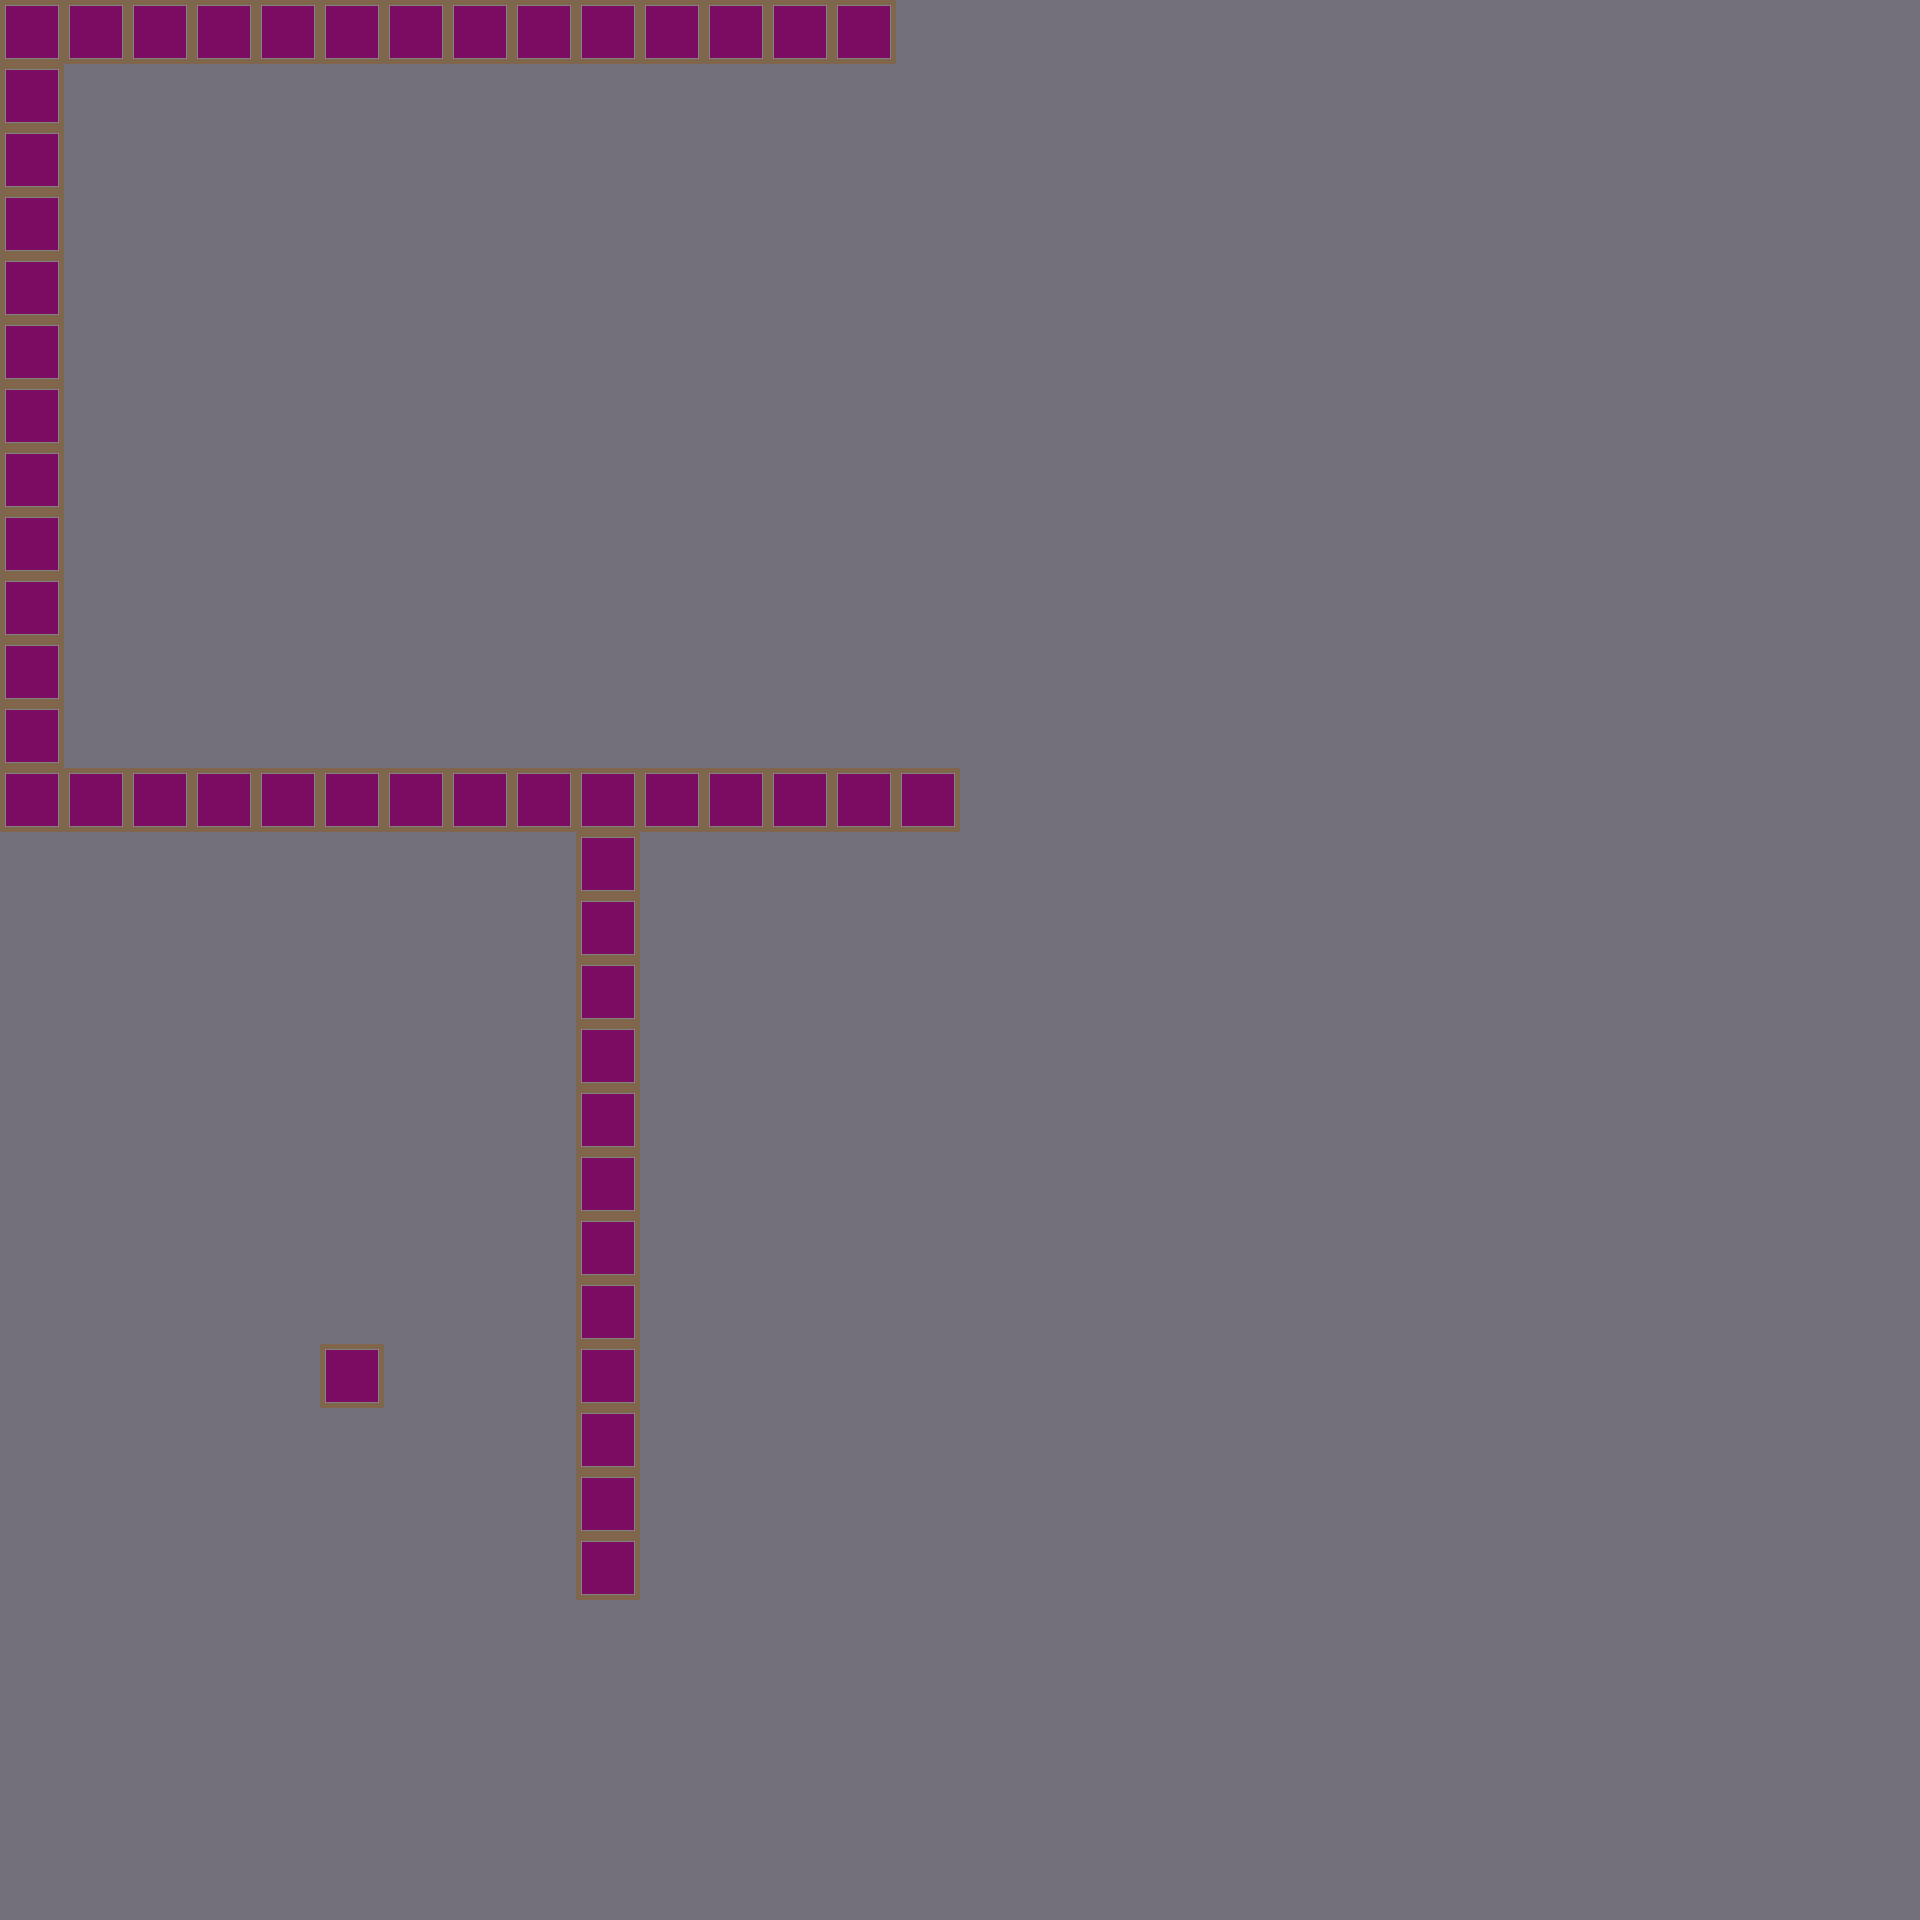

This is a level from a 2D game, rendered from its Tiled map with the project's own tilesets. A one-line summary and the complete map file follow:
An orthogonal 30x30 tile map with 64x64 px tiles, 1 tile layer (Tile Layer 1), 5 tilesets.

<map version="1.10" tiledversion="1.10.2" orientation="orthogonal" renderorder="right-down" width="30" height="30" tilewidth="64" tileheight="64" infinite="0" nextlayerid="2" nextobjectid="1">
 <tileset firstgid="1" name="spritesTest" tilewidth="64" tileheight="64" tilecount="2" columns="1">
  <image source="spritesTest.png" width="64" height="128" />
 </tileset>
 <tileset firstgid="3" name="SpriteWallsUp2" tilewidth="64" tileheight="64" spacing="1" tilecount="15" columns="5">
  <image source="SpriteWallsUp2.png" width="324" height="258" />
 </tileset>
 <tileset firstgid="18" name="SpriteWallsUp2" tilewidth="64" tileheight="64" spacing="1" tilecount="15" columns="5">
  <image source="SpriteWallsUp2.png" width="324" height="258" />
 </tileset>
 <tileset firstgid="33" name="SpriteWallsUp3" tilewidth="64" tileheight="64" spacing="1" tilecount="15" columns="5">
  <image source="SpriteWallsUp3.png" width="324" height="258" />
 </tileset>
 <tileset firstgid="48" name="SpriteWallsUp3" tilewidth="64" tileheight="64" spacing="1" tilecount="15" columns="5">
  <image source="SpriteWallsUp3.png" width="324" height="258" />
 </tileset>
 <layer id="1" name="Tile Layer 1" width="30" height="30">
  <data encoding="csv">
1,1,1,1,1,1,1,1,1,1,1,1,1,1,2,2,2,2,2,2,2,2,2,2,2,2,2,2,2,2,
1,2,2,2,2,2,2,2,2,2,2,2,2,2,2,2,2,2,2,2,2,2,2,2,2,2,2,2,2,2,
1,2,2,2,2,2,2,2,2,2,2,2,2,2,2,2,2,2,2,2,2,2,2,2,2,2,2,2,2,2,
1,2,2,2,2,2,2,2,2,2,2,2,2,2,2,2,2,2,2,2,2,2,2,2,2,2,2,2,2,2,
1,2,2,2,2,2,2,2,2,2,2,2,2,2,2,2,2,2,2,2,2,2,2,2,2,2,2,2,2,2,
1,2,2,2,2,2,2,2,2,2,2,2,2,2,2,2,2,2,2,2,2,2,2,2,2,2,2,2,2,2,
1,2,2,2,2,2,2,2,2,2,2,2,2,2,2,2,2,2,2,2,2,2,2,2,2,2,2,2,2,2,
1,2,2,2,2,2,2,2,2,2,2,2,2,2,2,2,2,2,2,2,2,2,2,2,2,2,2,2,2,2,
1,2,2,2,2,2,2,2,2,2,2,2,2,2,2,2,2,2,2,2,2,2,2,2,2,2,2,2,2,2,
1,2,2,2,2,2,2,2,2,2,2,2,2,2,2,2,2,2,2,2,2,2,2,2,2,2,2,2,2,2,
1,2,2,2,2,2,2,2,2,2,2,2,2,2,2,2,2,2,2,2,2,2,2,2,2,2,2,2,2,2,
1,2,2,2,2,2,2,2,2,2,2,2,2,2,2,2,2,2,2,2,2,2,2,2,2,2,2,2,2,2,
1,1,1,1,1,1,1,1,1,1,1,1,1,1,1,2,2,2,2,2,2,2,2,2,2,2,2,2,2,2,
2,2,2,2,2,2,2,2,2,1,2,2,2,2,2,2,2,2,2,2,2,2,2,2,2,2,2,2,2,2,
2,2,2,2,2,2,2,2,2,1,2,2,2,2,2,2,2,2,2,2,2,2,2,2,2,2,2,2,2,2,
2,2,2,2,2,2,2,2,2,1,2,2,2,2,2,2,2,2,2,2,2,2,2,2,2,2,2,2,2,2,
2,2,2,2,2,2,2,2,2,1,2,2,2,2,2,2,2,2,2,2,2,2,2,2,2,2,2,2,2,2,
2,2,2,2,2,2,2,2,2,1,2,2,2,2,2,2,2,2,2,2,2,2,2,2,2,2,2,2,2,2,
2,2,2,2,2,2,2,2,2,1,2,2,2,2,2,2,2,2,2,2,2,2,2,2,2,2,2,2,2,2,
2,2,2,2,2,2,2,2,2,1,2,2,2,2,2,2,2,2,2,2,2,2,2,2,2,2,2,2,2,2,
2,2,2,2,2,2,2,2,2,1,2,2,2,2,2,2,2,2,2,2,2,2,2,2,2,2,2,2,2,2,
2,2,2,2,2,1,2,2,2,1,2,2,2,2,2,2,2,2,2,2,2,2,2,2,2,2,2,2,2,2,
2,2,2,2,2,2,2,2,2,1,2,2,2,2,2,2,2,2,2,2,2,2,2,2,2,2,2,2,2,2,
2,2,2,2,2,2,2,2,2,1,2,2,2,2,2,2,2,2,2,2,2,2,2,2,2,2,2,2,2,2,
2,2,2,2,2,2,2,2,2,1,2,2,2,2,2,2,2,2,2,2,2,2,2,2,2,2,2,2,2,2,
2,2,2,2,2,2,2,2,2,2,2,2,2,2,2,2,2,2,2,2,2,2,2,2,2,2,2,2,2,2,
2,2,2,2,2,2,2,2,2,2,2,2,2,2,2,2,2,2,2,2,2,2,2,2,2,2,2,2,2,2,
2,2,2,2,2,2,2,2,2,2,2,2,2,2,2,2,2,2,2,2,2,2,2,2,2,2,2,2,2,2,
2,2,2,2,2,2,2,2,2,2,2,2,2,2,2,2,2,2,2,2,2,2,2,2,2,2,2,2,2,2,
2,2,2,2,2,2,2,2,2,2,2,2,2,2,2,2,2,2,2,2,2,2,2,2,2,2,2,2,2,2
</data>
 </layer>
</map>